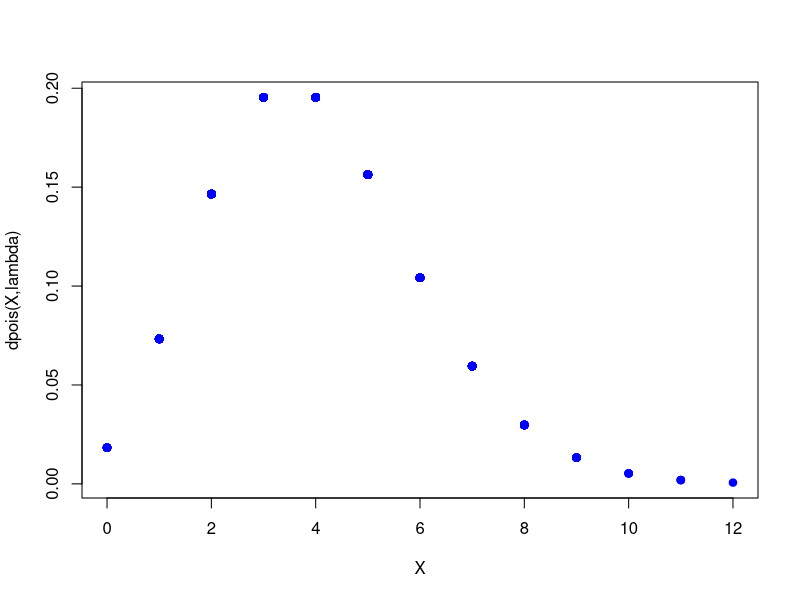
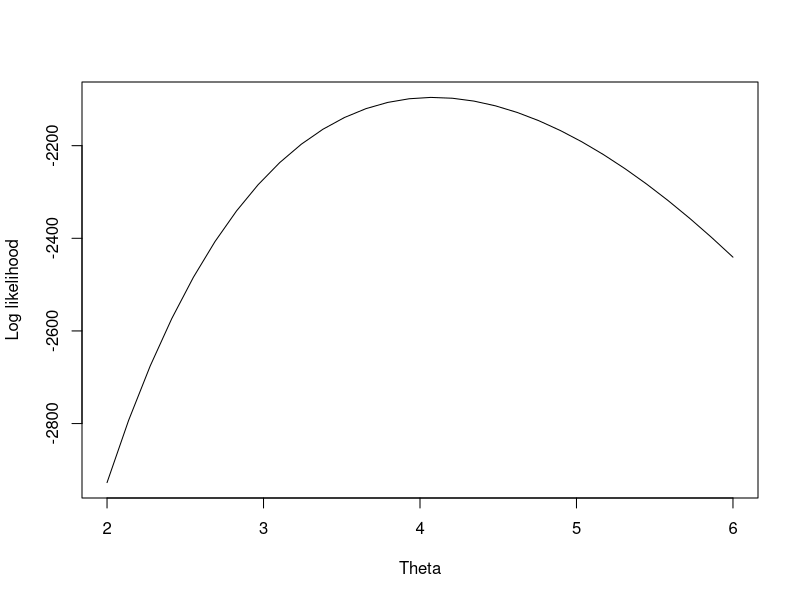

Source code (R) for these figures, in order:
library(ggplot2)
lambda=4           # Choose a value for lambda to be estimated
x=rpois(1000,lambda=lambda)
plot(x, dpois(x,lambda), xlab="X", ylab="dpois(X,lambda)", pch= 19, col="blue")
poison_LL <- function(lambda) {
  LL =log(lambda)*sum(x)-sum(log(factorial(x)))-length(x)*lambda
}
lambda1=seq(2,6,length.out=30)		#Lambda search interval
z<- poison_LL(lambda1)
plot(lambda1,z, type="l", xlab="Theta", ylab="Log likelihood")
sprintf("Lambda =%4.2f would maximize the Log Likelihood function of this distribution", lambda1[which(z == max(z))])
sprintf("Lambda =%4.2f is the analytical solution", mean(x))
